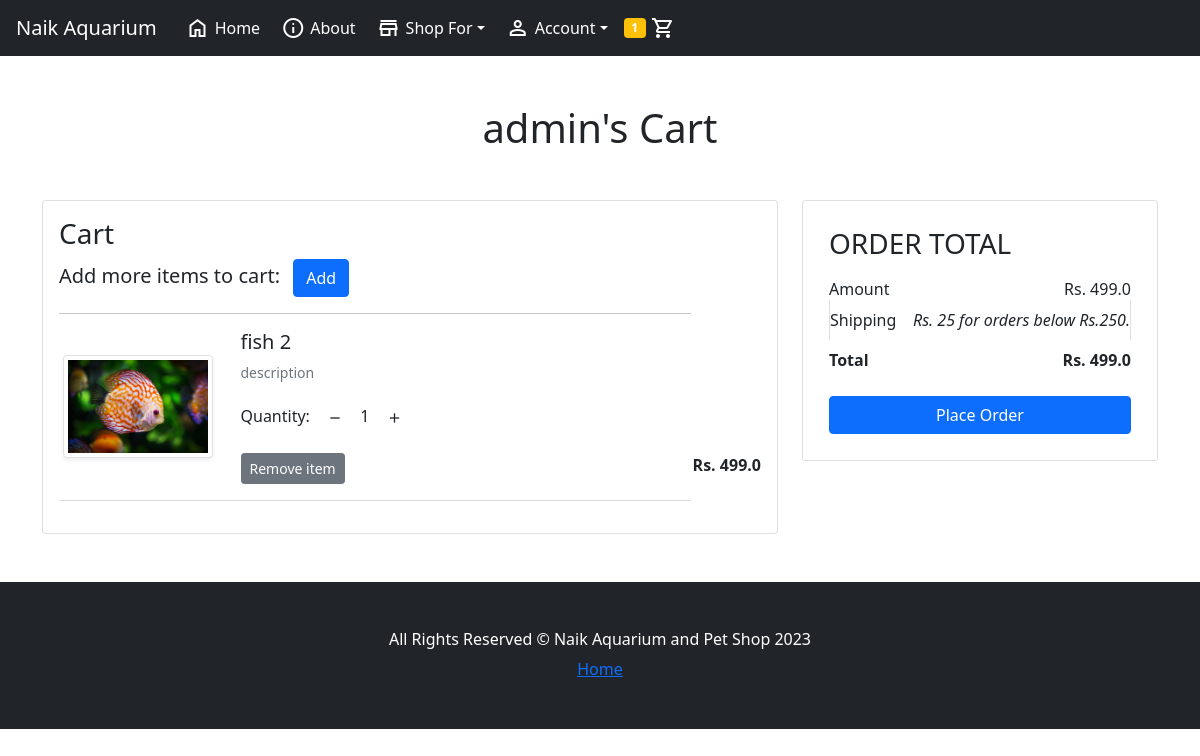
The app's page /cart/ (signed in) with its own data.
### app/models.py (models this page shows, shortened)
class Cart(models.Model):
    user = models.ForeignKey(User, on_delete=models.CASCADE)
    product = models.ForeignKey(Product, on_delete=models.CASCADE)
    quantity = models.PositiveIntegerField(default=1)

class Product(models.Model):
    title = models.CharField(max_length=200)
    description = models.CharField(max_length=5000)
    original_price = models.FloatField()
    price = models.FloatField()
    category = models.CharField(choices=CATEGORY, max_length=2)
    product_img = models.ImageField(upload_to="product_imgs")
    is_active = models.BooleanField(default=True)

### app/views.py (the view)
# urls.py: path('cart/', views.display_cart, name='display_cart'),
@login_required(login_url='/login/')
def display_cart(request):
    total_items = 0
    if request.user.is_authenticated:
        user = request.user
        cart = Cart.objects.filter(user=user)
        total_items = len(Cart.objects.filter(user=request.user))
        amount = 0.0
        shipping_charge = 0.0
        total_amount = 0.0
        cart_products = [p for p in Cart.objects.all() if p.user == user]
        if cart_products:
            for p in cart_products:
                temp_amount = (p.quantity * p.product.price)
                amount += temp_amount
                if amount >= 250:
                    shipping_charge = 0
                else:
                    shipping_charge = 25.0
                total_amount = amount + shipping_charge
            return render(request, 'add_to_cart.html', {'carts':cart, 'total_amount':total_amount, 'amount':amount, 'total_items':total_items})
        else:
            return render(request, 'empty_cart.html')

### app/templates/add_to_cart.html (shortened to what this page needs)
{% extends 'base.html' %}
{% load static %}
{% block body_block %}
<div class="container my-5">
    <div class="row">
        <h1 class="text-center mb-5">{{request.user}}'s Cart</h1>
        <div class="col-sm-8">
            <div class="card">
                <div class="card-body">
                    <h3>Cart</h3>
                    <h5>Add more items to cart:
                        <a href="/" class="btn btn-primary mx-2">Add</a>
                    </h5>
                    {% for cart in carts %}
                    <hr>
                    <div class="row">
                        <div class="col-sm-3 text-center align-self-center"><img
                                src="{{ cart.product.product_img.url }}" alt="" srcset=""
                                class="img-fluid img-thumbnail shadow-sm" height="150" width="150"> </div>
                        <div class="col-sm-9">
                            <div>
                                <h5>{{cart.product.title}}</h5>
                                <p class="mb-2 text-muted small">{{cart.product.description }}</p>
                                <div class="my-3">
                                    <label for="quantity">Quantity: </label>
                                    <a class="subtract-cart btn material-icons" pid="{{cart.product.id}}"><span
                                            class="material-icons-two-tone">
                                        </span></a>
                                    <span id="quantity">{{cart.quantity}}</span>{{cart.product.unit}}
                                    <a class="add-cart btn material-icons" pid="{{cart.product.id}}"><span
                                            class="material-icons-two-tone">
                                        </span></a>
                                </div>
                                <div class="d-flex justify-content-between">
                                    <a href="#" class="btn btn-sm btn-secondary mr-3 delete-cart"
                                        pid="{{cart.product.id}}">Remove item
                                    </a>
                                    <p class="mb-0"><span><strong>Rs. {{cart.product.price}}</strong></span>
                                    </p>
                                </div>
                            </div>
                        </div>
                    </div>
                    {% endfor %}
                    <hr class="text-muted">
                </div>
            </div>
        </div>
        <div class="col-sm-4">
            <div class="card" style="padding: 10px;">
                <div class="card-body">
                    <h3>ORDER TOTAL</h3>
                    <ul class="list-group">
                        <li
                            class="list-group-item d-flex justify-content-between align-items-center border-0 px-0 pb-0">
                            Amount<span>Rs. <span id="amount"> {{amount}} </span> </span></li>
                        <li class="list-group-item d-flex justify-content-between align-items-center px-0">
                            Shipping<span><i>Rs. 25 for orders below Rs.250.</i></span></li>
                        <li
                            class="list-group-item d-flex justify-content-between align-items-center border-0 px-0 mb-3">
                            <div>
                                <strong>Total</strong>
                            </div>
                            <span><strong>Rs. <strong id="total_amount"> {{total_amount}} </strong> </strong></span>
                        </li>
                    </ul>
                    <div class="d-grid"><a href="{% url 'checkout' %}" class="btn btn-primary">Place Order</a></div>
                </div>
            </div>
        </div>
    </div>
</div>
{% endblock body_block %}

### app/static/css/style.css (style rules this page uses)
html { scroll-behavior: smooth; }
body { margin: 0; padding: 0; font-family: 'Poppins', sans-serif; }
hr { border: 1px solid gray; width: 90%; }

### records on screen
Cart: product.product_img (picture), product "fish 2", product.description "description", quantity "1", product.price "499.0"

### other values on screen
{{ total_items }} "1"
{{ request.user }} "admin"
{{ amount }} "499.0"
{{ total_amount }} "499.0"
